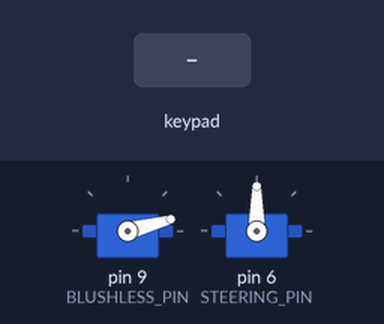
A sketch run on a simulated Arduino Uno, built with avr-gcc and run on an emulated ATmega328P. Shown: 2 × servo. The test bench sets the inputs (shaded band). What the sketch prints to the serial monitor is not drawn.

Above: at 4.2 s.
4.3 s: key 'X' pressed
At 4.5 s:
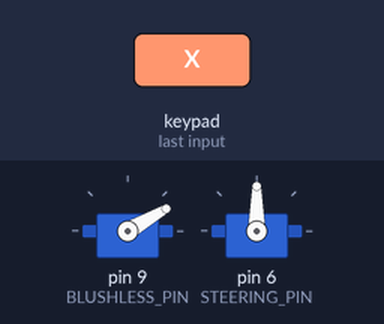
6.2 s: key 'T' pressed
At 6.4 s:
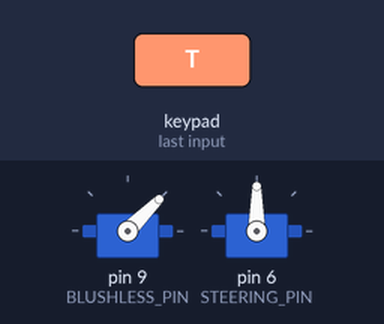
Timing chart, 0 to 9.2 s (numbered marks = the images above; inputs shaded):
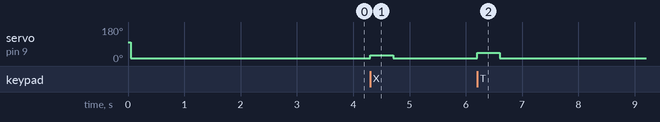

Measured:
- after the input at 4.3 s, servo on pin 9 (BLUSHLESS_PIN): 15° → 30° at once, → 15° 0.40 s later
- after the input at 6.2 s, servo on pin 9 (BLUSHLESS_PIN): 15° → 45° at once, → 15° 0.40 s later

The sketch:

formula_air_rc.ino
```cpp
/************************************************
    FileName    [ formula_air_rc.ino ]
    Synopsis    [ Remote Control with PS2 joystick ]
    Author      [ Johnson Shih, Frank Lin ]
    Last Edit   [ 2018/06/19 ]
    Copyleft    [ Group 15 小萌牛©2018, NTUME ]
************************************************/

/********************Options********************/
#define SERIAL_DEBUG
/********************Include********************/
#include <PS2X_lib.h>
#include <Servo.h>
/********************Pins***********************/
#define PS2_DAT_PIN A3
#define PS2_CMD_PIN A2
#define PS2_SEL_PIN A1
#define PS2_CLK_PIN A0
#define BLUSHLESS_PIN  9
#define STEERING_PIN   6
/********************Other Parameters***********/
#define STEERING_MAX 35
#define STEERING_MED 90
#define SPEED_IDLE 15
#define SPEED_MAX 60
#define SPEED_LOW 30
#define SPEED_MED 35
#define SPEED_HIGH 45
#define SPEED_DELTA 2
/********************Objects********************/
Servo brushless;
Servo steering;
PS2X ps2x;
/********************Variables******************/
enum State {disconn, conn};
State state = disconn;
int brushless_cmd = SPEED_IDLE;
int speed_low = SPEED_LOW;
int speed_med = SPEED_MED;
int speed_high = SPEED_HIGH;
int speed = SPEED_IDLE;
/********************Functions******************/
void ps2x_cmd();
void ps2x_conn();
void ps2x_button();
void brushless_init();
int nonlinearMap(int);
/********************Main Functions*************/
void setup() {
#ifdef SERIAL_DEBUG
    Serial.begin(115200);
#endif
    brushless.attach(BLUSHLESS_PIN);
    steering.attach(STEERING_PIN);
    steering.write(STEERING_MED);
    state = disconn;
    brushless_init();
}

void loop() {
    if (state==disconn)
        ps2x_conn();
    else
        ps2x_cmd();
    delay(1);
}
/********************Helping Functions**********/
void ps2x_conn() {
#ifdef SERIAL_DEBUG
    Serial.println("Connecting to gamepad...");
#endif
    int error = ps2x.config_gamepad(PS2_CLK_PIN, PS2_CMD_PIN, PS2_SEL_PIN, PS2_DAT_PIN, false, false);
    if (!error) {
        state = conn;
#ifdef SERIAL_DEBUG
        Serial.println("Connect Successfully");
#endif
    }
#ifdef SERIAL_DEBUG
    else
        Serial.println("Cannot connect to gamepad, retrying...");
#endif
    delay(1000);
}

void ps2x_cmd() {
    ps2x.read_gamepad(false, false);
    //filter for the case no signal
    int ly = ps2x.Analog(PSS_LY);
    int rx = ps2x.Analog(PSS_RX);
    int ry = ps2x.Analog(PSS_RY);
    int lx = ps2x.Analog(PSS_LX);
    if (ly == 255 && lx == 255) return;

    int steering_cmd = nonlinearMap(lx);
    ps2x_button();

#ifdef SERIAL_DEBUG
    Serial.print(" Steering_cmd: ");
    Serial.print(steering_cmd);
    Serial.print(" Brushless_cmd: ");
    Serial.print(brushless_cmd);
#endif
    brushless.write(brushless_cmd);
    steering.write(steering_cmd);

#ifdef SERIAL_DEBUG
    Serial.println("");
#endif
}
/************************************************
PSB_START, PSB_SELECT, PSB_PAD_UP, PSB_PAD_RIGHT, PSB_PAD_LEFT, PSB_PAD_DOWN
PSB_TRIANGLE, PSB_CIRCLE, PSB_CROSS, PSB_SQUARE
PSB_L1, PSB_R1, PSB_L2, PSB_R2, PSB_L3, PSB_R3
************************************************/
bool preUP = false, preDOWN = false, preLEFT = false, preRIGHT = false;
bool preSQ = false, preCRO = false, preTRI = false, preCIR = false;
bool preR1 = false, preR2 = false, preL1 = false, preL2 = false;
void ps2x_button() {
    if (ps2x.NewButtonState()) {
        bool currUP = ps2x.Button(PSB_PAD_UP), currDOWN = ps2x.Button(PSB_PAD_DOWN), currLEFT = ps2x.Button(PSB_PAD_LEFT), currRIGHT = ps2x.Button(PSB_PAD_RIGHT);
        bool currSQ = ps2x.Button(PSB_SQUARE), currCRO = ps2x.Button(PSB_CROSS), currTRI = ps2x.Button(PSB_TRIANGLE), currCIR = ps2x.Button(PSB_CIRCLE);
        bool currR1 = ps2x.Button(PSB_R1), currR2 = ps2x.Button(PSB_R2), currL1 = ps2x.Button(PSB_L1), currL2 = ps2x.Button(PSB_L2);
        //manually adjusting speed using UP, DOWN
        if (currUP && !preUP) {
            if (currTRI) speed_high += SPEED_DELTA;
            else if (currCIR) speed_med += SPEED_DELTA;
            else if (currCRO) speed_low += SPEED_DELTA;
        }
        if (currDOWN && !preDOWN) {
            if (currTRI) speed_high -= SPEED_DELTA;
            else if (currCIR) speed_med -= SPEED_DELTA;
            else if (currCRO) speed_low -= SPEED_DELTA;
        }
        //reset all speed
        if (currSQ&& !preSQ) {
            speed_low = SPEED_LOW;
            speed_med = SPEED_MED;
            speed_high = SPEED_HIGH;
        }
        speed = constrain(speed, SPEED_IDLE, SPEED_MAX);

        brushless_cmd = currTRI? speed_high: currCIR? speed_med: currCRO? speed_low: SPEED_IDLE;

        preUP = currUP, preDOWN = currDOWN, preLEFT = currLEFT, preRIGHT = currRIGHT;
        preSQ = currSQ, preCRO = currCRO, preTRI = currTRI, preCIR = currCIR;
        preR1 = currR1, preR2 = currR2, preL1 = currL1, preL2 = currL2;
    }
}

void brushless_init() {
    brushless.write(100);
    delay(50);
    brushless.write(SPEED_IDLE);
    delay(3000);
}

int nonlinearMap(int x) {
    if (x == 0) return STEERING_MED-25;
    if (x == 255) return STEERING_MED+25;
    if (x >= 138) return STEERING_MED+5;
    if (x <= 118) return STEERING_MED-5;
    return STEERING_MED;
}
```
